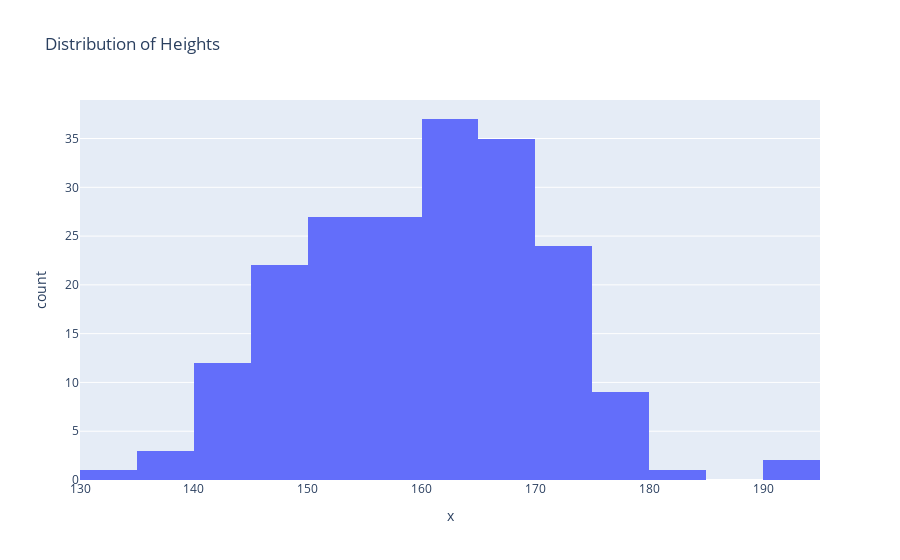

Source (notebook cell):
### Markdown cell above
## 4.Histogram: 
 A histogram is used to represent continuous data in the form of bar. Each bar has discrete values in bar graphs, whereas in histograms, we have bars representing a range of values. Histograms show frequency distributions. We can use histograms to visualize:
 
 * Students marks distribution
 * Frequency of waiting time of customers in a Bank

### Code cell
# Example 4: Let us illustrate the distribution of heights of 200 people using a histogram

import numpy as np
# Here we will concentrate on heights which are 160 and the standard deviation is 11
heights_array = np.random.normal(160, 11, 200)
# Use plotly express histogram chart function px.histogram.Provide input data x to the histogram
fig = px.histogram(x=heights_array,title="Distribution of Heights")
fig.show()

### Figure 1 — Plotly figure (JSON) as saved in the notebook; plotly's stock layout.template omitted (floating-point values rounded to 4 significant figures; data arrays with more than 128 entries replaced by an {"elided": "..."} marker saying what was removed)
{"data": [{"bingroup": "x", "hovertemplate": "x=%{x}<br>count=%{y}<extra></extra>", "legendgroup": "", "marker": {"color": "#636efa", "pattern": {"shape": ""}}, "name": "", "orientation": "v", "showlegend": false, "type": "histogram", "x": {"elided": "200 float values"}, "xaxis": "x", "yaxis": "y"}], "layout": {"barmode": "relative", "legend": {"tracegroupgap": 0}, "title": {"text": "Distribution of Heights"}, "xaxis": {"anchor": "y", "domain": [0, 1], "title": {"text": "x"}}, "yaxis": {"anchor": "x", "domain": [0, 1], "title": {"text": "count"}}}}
